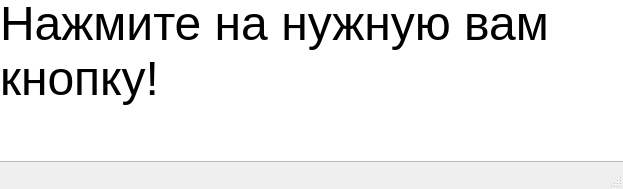
<?xml version="1.0" encoding="UTF-8"?>
<ui version="4.0">
 <class>Prompt</class>
 <widget class="QMainWindow" name="Prompt">
  <property name="geometry">
   <rect>
    <x>0</x>
    <y>0</y>
    <width>623</width>
    <height>189</height>
   </rect>
  </property>
  <property name="windowTitle">
   <string>MainWindow</string>
  </property>
  <widget class="QWidget" name="centralwidget">
   <widget class="QTextBrowser" name="textBrowser">
    <property name="geometry">
     <rect>
      <x>-5</x>
      <y>-9</y>
      <width>641</width>
      <height>171</height>
     </rect>
    </property>
    <property name="html">
     <string>&lt;!DOCTYPE HTML PUBLIC &quot;-//W3C//DTD HTML 4.0//EN&quot; &quot;http://www.w3.org/TR/REC-html40/strict.dtd&quot;&gt;
&lt;html&gt;&lt;head&gt;&lt;meta name=&quot;qrichtext&quot; content=&quot;1&quot; /&gt;&lt;style type=&quot;text/css&quot;&gt;
p, li { white-space: pre-wrap; }
&lt;/style&gt;&lt;/head&gt;&lt;body style=&quot; font-family:'MS Shell Dlg 2'; font-size:7.8pt; font-weight:400; font-style:normal;&quot;&gt;
&lt;p style=&quot; margin-top:0px; margin-bottom:0px; margin-left:0px; margin-right:0px; -qt-block-indent:0; text-indent:0px;&quot;&gt;&lt;span style=&quot; font-size:36pt;&quot;&gt;Нажмите на нужную вам кнопку!&lt;/span&gt;&lt;/p&gt;&lt;/body&gt;&lt;/html&gt;</string>
    </property>
   </widget>
  </widget>
  <widget class="QMenuBar" name="menubar">
   <property name="geometry">
    <rect>
     <x>0</x>
     <y>0</y>
     <width>623</width>
     <height>26</height>
    </rect>
   </property>
  </widget>
  <widget class="QStatusBar" name="statusbar"/>
 </widget>
 <resources/>
 <connections/>
</ui>
